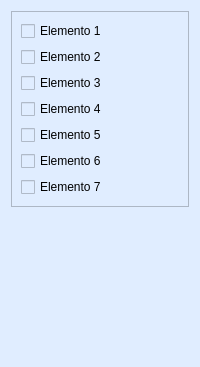
           <widget class="QWidget" name="page_def_diam_SG">
            <property name="geometry">
             <rect>
              <x>0</x>
              <y>0</y>
              <width>200</width>
              <height>367</height>
             </rect>
            </property>
            <property name="styleSheet">
             <string notr="true">background-color: rgb(224, 237, 255);</string>
            </property>
            <attribute name="label">
             <string>Deformación Diametral (Strain Gauge)</string>
            </attribute>
            <layout class="QGridLayout" name="gridLayout_22">
             <item row="0" column="0">
              <layout class="QVBoxLayout" name="verticalLayout_6">
               <item>
                <widget class="QFrame" name="frame_def_diam_SG_2">
                 <property name="frameShape">
                  <enum>QFrame::StyledPanel</enum>
                 </property>
                 <property name="frameShadow">
                  <enum>QFrame::Raised</enum>
                 </property>
                 <layout class="QVBoxLayout" name="verticalLayout_3">
                  <item>
                   <widget class="QCheckBox" name="checkBox_elemento7">
                    <property name="text">
                     <string>Elemento 1</string>
                    </property>
                   </widget>
                  </item>
                  <item>
                   <widget class="QCheckBox" name="checkBox_elemento8">
                    <property name="text">
                     <string>Elemento 2</string>
                    </property>
                   </widget>
                  </item>
                  <item>
                   <widget class="QCheckBox" name="checkBox_elemento9">
                    <property name="text">
                     <string>Elemento 3</string>
                    </property>
                   </widget>
                  </item>
                  <item>
                   <widget class="QCheckBox" name="checkBox_elemento10">
                    <property name="text">
                     <string>Elemento 4</string>
                    </property>
                   </widget>
                  </item>
                  <item>
                   <widget class="QCheckBox" name="checkBox_elemento11">
                    <property name="text">
                     <string>Elemento 5</string>
                    </property>
                   </widget>
                  </item>
                  <item>
                   <widget class="QCheckBox" name="checkBox_elemento12">
                    <property name="text">
                     <string>Elemento 6</string>
                    </property>
                   </widget>
                  </item>
                  <item>
                   <widget class="QCheckBox" name="checkBox_elemento12_2">
                    <property name="text">
                     <string>Elemento 7</string>
                    </property>
                   </widget>
                  </item>
                 </layout>
                </widget>
               </item>
               <item>
                <spacer name="verticalSpacer_2">
                 <property name="orientation">
                  <enum>Qt::Vertical</enum>
                 </property>
                 <property name="sizeHint" stdset="0">
                  <size>
                   <width>168</width>
                   <height>18</height>
                  </size>
                 </property>
                </spacer>
               </item>
              </layout>
             </item>
            </layout>
           </widget>
